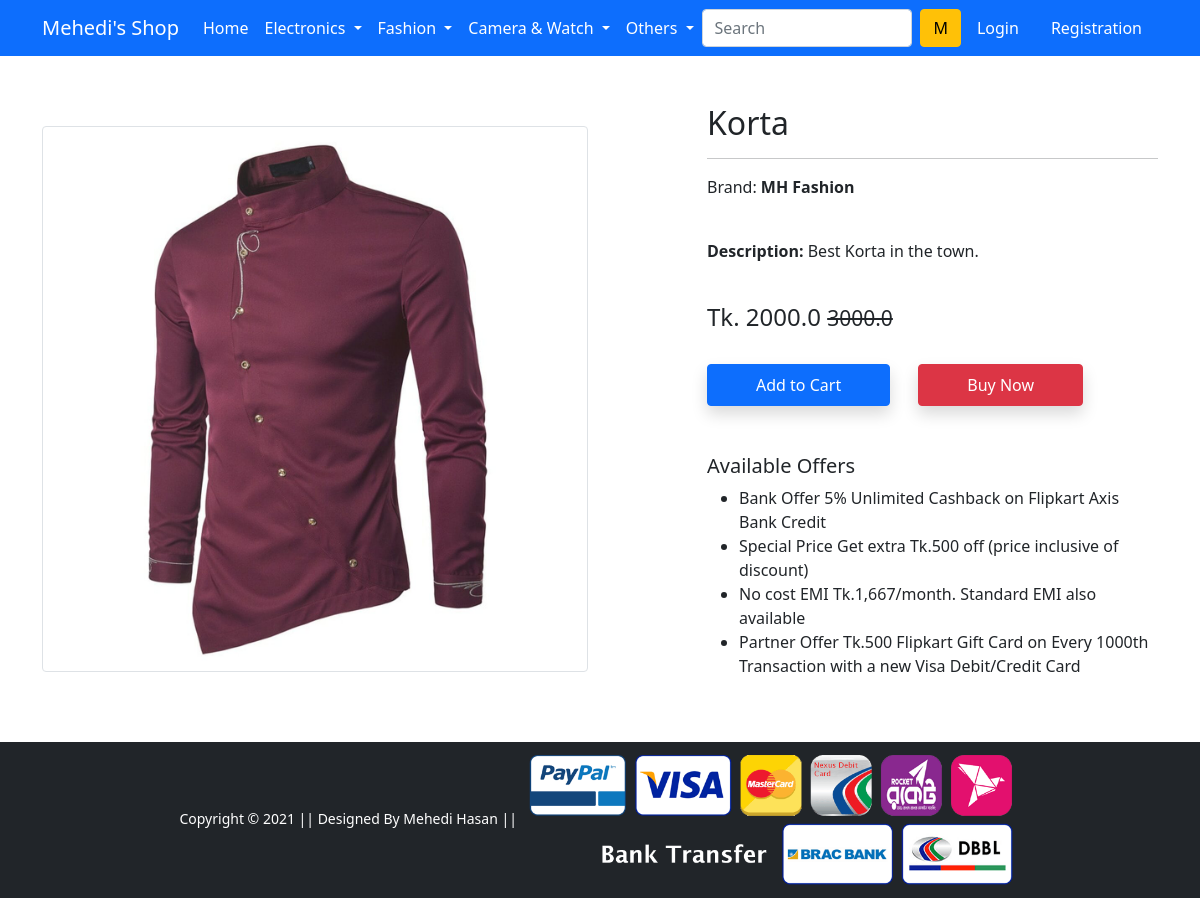
Page /product-detail/24 on the earlier database version.
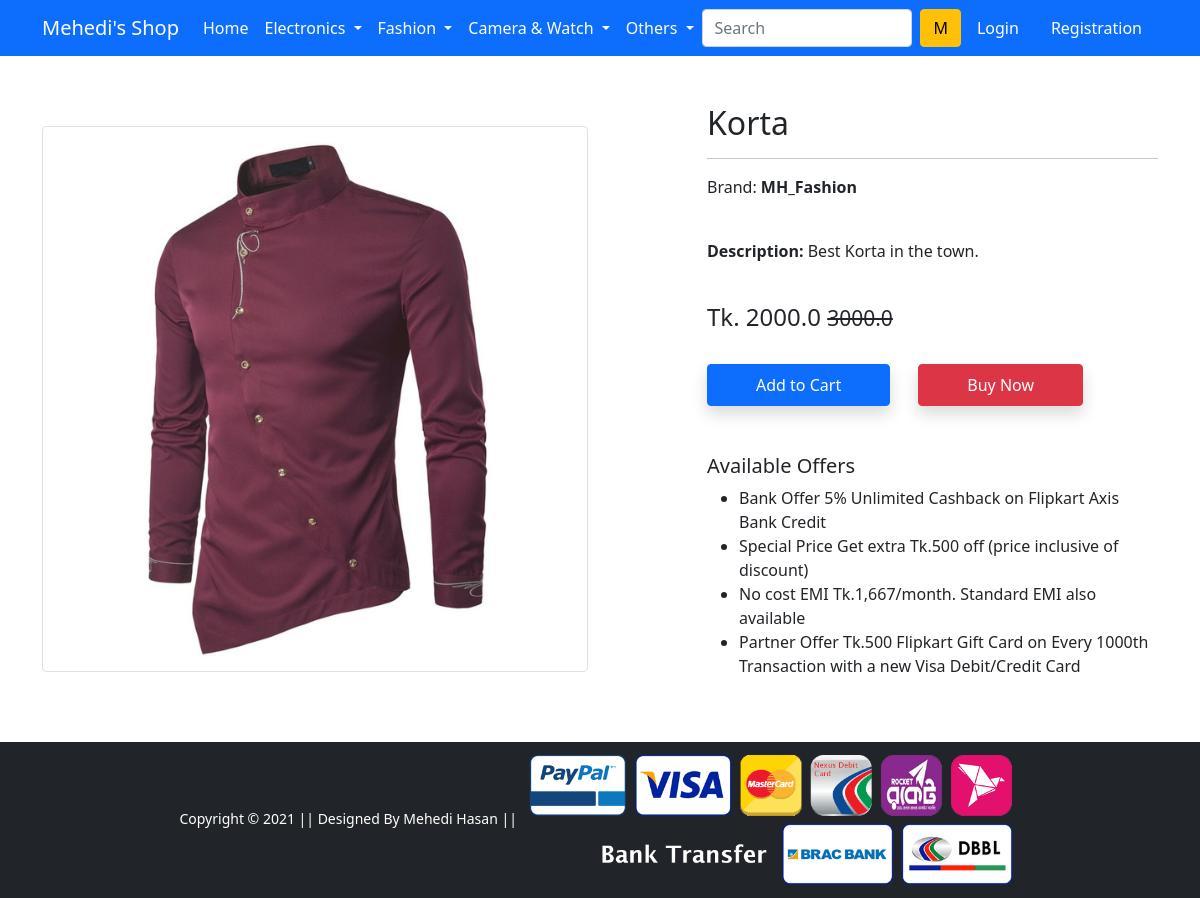
Same page on the later database version.
### app/models.py (models this page shows)
class Product(models.Model):
    title = models.CharField(max_length=100)
    selling_price = models.FloatField()
    discounted_price = models.FloatField()
    description = models.TextField()
    brand = models.CharField(max_length=100)
    category = models.CharField(choices=CATEGORY_CHOICES, max_length=10)
    product_image = models.ImageField(upload_to = 'productimg')

### app/views.py (the view)
# urls.py: path('product-detail/<int:pk>', views.ProductDetailView.as_view(), name='product-detail'),
class ProductDetailView(View):
    def get(self, request, pk):
        product = Product.objects.get(pk = pk)
        return render(request, 'app/product_detail.html', {'product': product})

### app/templates/app/product_detail.html (shortened to what this page needs)
{% extends 'app/base.html' %}
{% load static %}
{% block main-content %}
<div class="container my-5">
 <div class="row">
  <div class="col-sm-6 text-center align-self-center">
   <img src="{{product.product_image.url}}" alt="" class="img-fluid img-thumbnail">
  </div>
  <div class="col-sm-5 offset-sm-1">
   <h2>{{product.title}}</h2>
   <hr>
   <p>Brand: <b>{{product.brand}}</p></b> <br>
   <p><b>Description:</b> {{product.description}}</p> <br>
   <h4>Tk. {{product.discounted_price}} <small class="fw-light text-decoration-line-through">{{product.selling_price}}</small></h4> <br>
   <a href="{% url 'add-to-cart' %}" class="btn btn-primary shadow px-5 py-2">Add to Cart</a>
   <a href="{% url 'buy-now' %}" class="btn btn-danger shadow px-5 py-2 ms-4">Buy Now</a>
   <h5 class="mt-5">Available Offers</h5>
   <ul>
    <li>Bank Offer 5% Unlimited Cashback on Flipkart Axis Bank Credit</li>
    <li>Special Price Get extra Tk.500 off (price inclusive of discount)</li>
    <li>No cost EMI Tk.1,667/month. Standard EMI also available</li>
    <li>Partner Offer Tk.500 Flipkart Gift Card on Every 1000th Transaction with a new Visa Debit/Credit Card</li>
   </ul>
  </div>
 </div>
</div>
{% endblock main-content %}

Differences in the rows shown:
changed Product "Korta": brand "MH Fashion" → "MH_Fashion"
